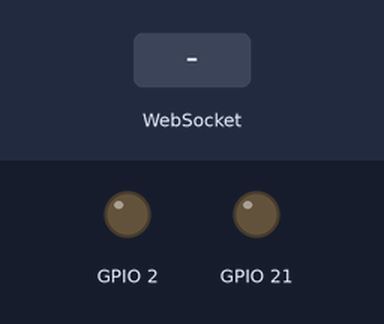
The sketch below on a simulated ESP32. Shown: output pins drawn as LEDs (lit = HIGH). The inputs (shaded band) are chosen by the test bench. WiFi joins after 1.5 s; servers stay silent unless stated; what the sketch prints to the serial monitor is not drawn.

Above: at 2.7 s.
2.8 s: WebSocket text "S1.1" received
At 3.5 s:
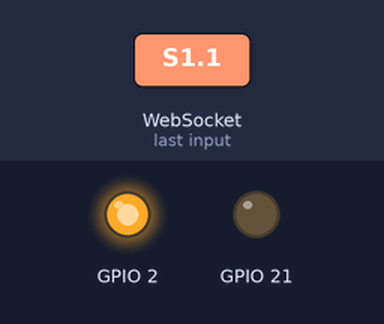
4.3 s: WebSocket text "S2.1" received
At 4.7 s:
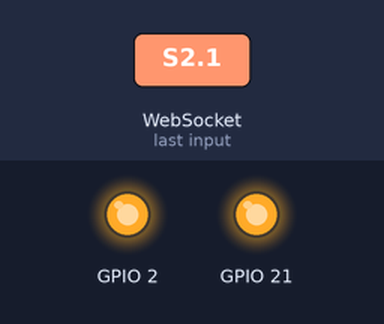
5.8 s: WebSocket text "S1.0" received
At 7.0 s:
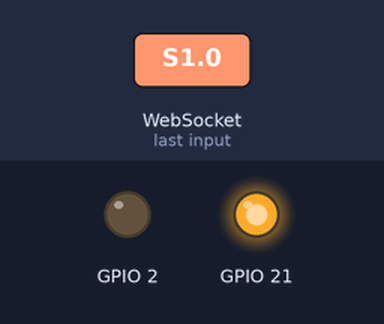
7.3 s: WebSocket text "S2.0" received
At 8.1 s:
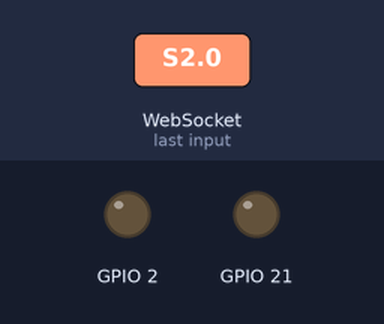
Timing chart, 0 to 9.8 s (numbered marks = the images above; inputs shaded):
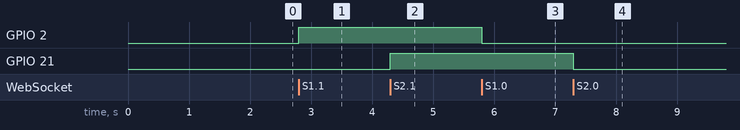

Measured:
- after the input at 2.8 s, GPIO 2: LOW → HIGH at once
- after the input at 4.3 s, GPIO 21: LOW → HIGH at once
- after the input at 5.8 s, GPIO 2: HIGH → LOW at once
- after the input at 7.3 s, GPIO 21: HIGH → LOW at once

The sketch:

Websocket2.ino
```cpp
//...http://shawnhymel.com/1675/arduino-websocket-server-using-an-esp32/

#include <WiFi.h>
#include <WebSocketsServer.h>

const char* ssid = "xxxxxxxxx";
const char* password = "xxxxxxx";

const char LOKI[]="S1";
const char LOKI2[]="S2";
const char LOKI3[]="S3";
const char LOKI4[]="S4";
const char LOKI5[]="S5";
String str;
String outCondition = "";
// Globals

WebSocketsServer webSocket = WebSocketsServer(80);


void onWebSocketEvent(uint8_t num,WStype_t type,uint8_t * payload,size_t length){   // Called when receiving any WebSocket message
  switch(type){   // Figure out the type of WebSocket event

    case WStype_DISCONNECTED:{   // Client has disconnected
      Serial.printf("[%u] Disconnected!\n", num);
    }
    break;

    case WStype_CONNECTED:{   // New client has connected
      IPAddress ip = webSocket.remoteIP(num);
      Serial.printf("[%u] Connection from ", num);
      Serial.println(ip.toString());
    }
    break;


    case WStype_TEXT:{  // This is where the input from flutter are handled.....
      outCondition = "";
      //Serial.printf("[%u] Text: %s\n", num, payload);

      str=(char*)payload;
      Serial.println(str);
      //Serial.println("apa-apa");

      if(str=="S1.0"){
        digitalWrite(2,LOW);
      }
      else if(str == "S1.1"){
        digitalWrite(2,HIGH);
      }
      else  if(str=="S2.0"){
        digitalWrite(21, LOW);
      }
      else  if(str=="S2.1"){
        digitalWrite(21, HIGH);
      }
      else  if(str=="S4"){
        Serial.println("S4");
      }
      else  if(str=="S5"){
        Serial.println("S5");
      }

      if(str == "check"){
        if(digitalRead(2) == HIGH){
          outCondition += "LED1onabc";
        }
        else if(digitalRead(2) == LOW){
          outCondition += "LED1offabc";
        }
        if(digitalRead(21) == HIGH){
          outCondition += "LED2on";
        }
        else if(digitalRead(21) == LOW){
          outCondition += "LED2off";
        }
        webSocket.sendTXT(num, outCondition);
        delay(100);
      }
    }
    break;


    // For everything else: do nothing
    case WStype_BIN:
    case WStype_ERROR:
    case WStype_FRAGMENT_TEXT_START:
    case WStype_FRAGMENT_BIN_START:
    case WStype_FRAGMENT:
    case WStype_FRAGMENT_FIN:
    default:
      break;
  }
}

void setup() {
  pinMode(2,OUTPUT);
  pinMode(21,OUTPUT);

  Serial.begin(115200);

  Serial.println("Connecting");
  WiFi.begin(ssid, password);
  while( WiFi.status() != WL_CONNECTED ){
    delay(500);
    Serial.print(".");
  }

  Serial.println("Connected!");
  Serial.print("My IP address: ");
  Serial.println(WiFi.localIP());   // Print our IP address

  webSocket.begin();    // Start WebSocket server and assign callback
  webSocket.onEvent(onWebSocketEvent);
}

void loop() {
  webSocket.loop();
}
```
